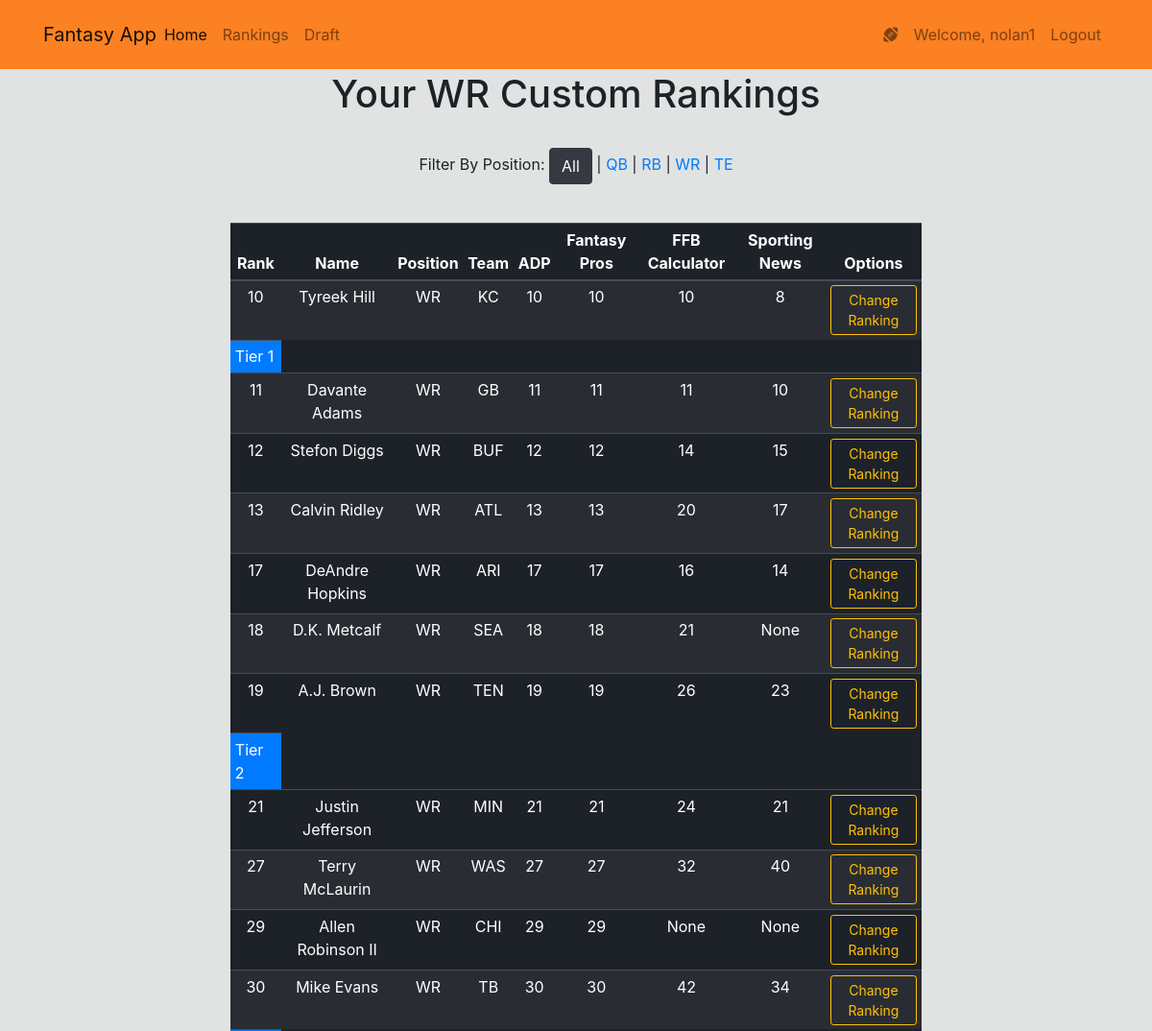
Page /rankings/wr (signed in, upper part) on the earlier database version.
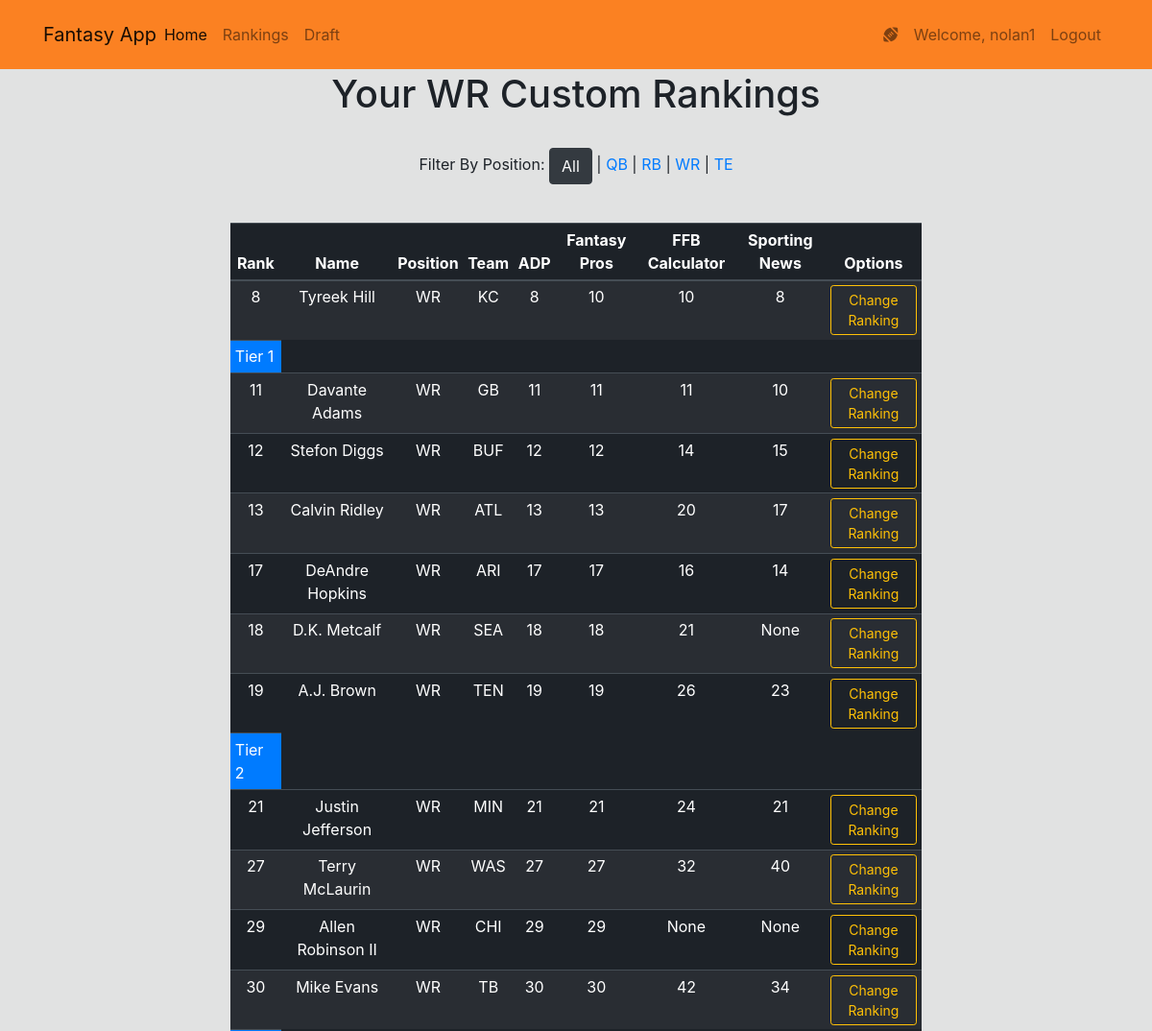
Same page on the later database version.
### website/models.py (models this page shows, shortened)
class Player(db.Model):
    id = db.Column(db.Integer(), primary_key=True)
    rank = db.Column(db.Integer(), nullable=False)
    name = db.Column(db.String(length=40), nullable=False, unique=True)
    position = db.Column(db.String(length=3), nullable=False)
    team = db.Column(db.String(length=4))
    fp_rank = db.Column(db.Integer())
    ffb_calc_rank = db.Column(db.Integer())
    sport_news_rank = db.Column(db.Integer())

### website/routes.py (the view)
@app.route('/rankings/wr', methods=['GET', 'POST'])
@login_required
def wr_rankings_page():
    swap_rank_form = SwapRankForm()
    wr_players = Player.query.filter_by(position='WR').order_by('rank')
    return render_template('wr_rankings.html', players=wr_players, swap_rank_form=swap_rank_form)

### website/models.py (called while the page is built)
@login_manager.user_loader
def load_user(user_id):
    return User.query.get(int(user_id))

### website/templates/wr_rankings.html
{% extends 'rankings.html' %}
{% block h1 %}WR {% endblock %}

### website/templates/rankings.html (shortened to what this page needs)
{% extends 'base.html' %}
{% block content %}
	<br>
	<h1 class="text-center">Your {% block h1 %}{% endblock %} Custom Rankings</h1>
	<br>
	<div class="text-center row">
		<p style=""class="col">Filter By Position: <a class="btn btn-dark" href="{{ url_for('rankings_page') }}">All</a> | <a href="{{ url_for('qb_rankings_page') }}">QB</a> | <a href="{{ url_for('rb_rankings_page') }}">RB</a> | <a href="{{ url_for('wr_rankings_page') }}">WR</a> | <a href="{{ url_for('te_rankings_page') }}">TE</a>
		</p>
	</div>
	<br>
	<table class="table table-hover table-striped table-sm table-dark" style="width:60%; margin-left:auto; margin-right:auto; background-color: #1D2228">
		<thead>
			<tr>
				<th scope="col" class="text-center">Rank</th>
				<th scope="col" class="text-center">Name</th>
				<th scope="col" class="text-center">Position</th>
				<th scope="col" class="text-center">Team</th>
				<th scope="col" class="text-center">ADP</th>
				<th scope="col" class="text-center">Fantasy Pros</th>
				<th scope="col" class="text-center">FFB Calculator</th>
				<th scope="col" class="text-center">Sporting News</th>
				<th scope="col" class="text-center">Options</th>
			</tr>
		</thead>
		<tbody>
			{% for player in players %}
				{% if player.rank % 10 == 1 %}
					<tr>
						<td class="bg-primary">Tier {{ player.rank // 10 }}</td>
					</tr>
				{% endif %}
				<tr class="player-row" id="{{ player.id }}-row">
					<td class="text-center custom-rank" form="player-form">{{ player.rank }}</td>
					<td class="text-center">{{ player.name }}</td>
					<td class="text-center">{{ player.position }}</td>
					<td class="text-center">{{ player.team }}</td>
					<td class="text-center">{{ player.rank }}</td>
					<td class="text-center">{{ player.fp_rank }}</td>
					<td class="text-center">{{ player.ffb_calc_rank }}</td>
					<td class="text-center">{{ player.sport_news_rank }}</td>
					<td class="text-center">
							<button class="btn btn-outline btn-outline-warning btn-sm" data-toggle="modal" data-target="#Modal-SwapRank-{{ player.id }}">Change Ranking</button>
					</td>
				</tr>
			{% endfor %}
		</tbody>
	</table>
{% endblock %}

Differences in the rows shown:
changed Player "Tyreek Hill": rank "10" → "8"
